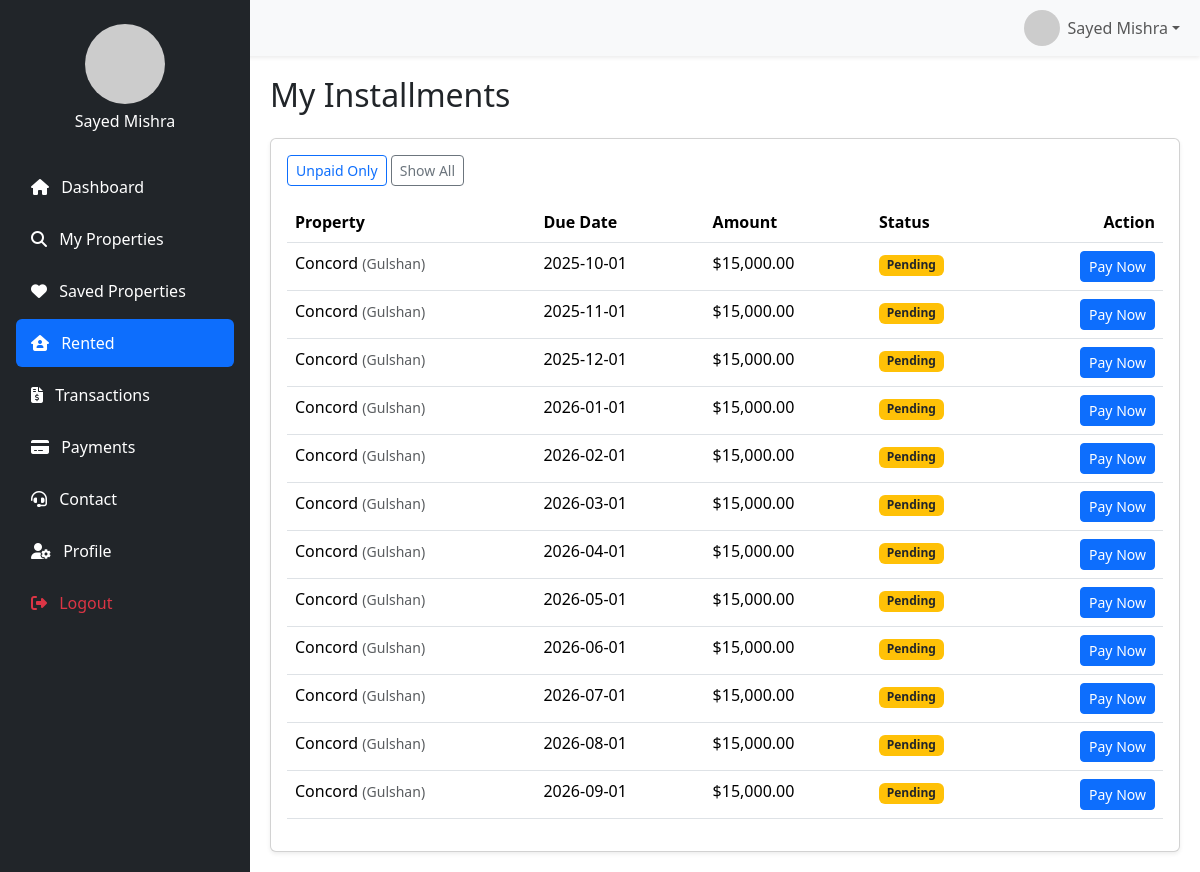
Page /clients/pages/rented.php (signed in) on the committed database.
### tables this page shows
CREATE TABLE `rental_payments` (
  `id` int(11) NOT NULL,
  `contract_id` int(11) NOT NULL,
  `client_id` int(11) NOT NULL,
  `due_date` date NOT NULL,
  `amount` decimal(12,2) NOT NULL,
  `paid_date` date DEFAULT NULL,
  `status` enum('Pending','Paid','Overdue') DEFAULT 'Pending',
  `created_at` timestamp NOT NULL DEFAULT current_timestamp()
);

CREATE TABLE `properties` (
  `id` int(11) NOT NULL,
  `category_id` int(11) DEFAULT NULL,
  `name` varchar(255) NOT NULL,
  `location` varchar(255) NOT NULL,
  `agent_id` int(11) DEFAULT NULL,
  `client_id` int(11) DEFAULT NULL,
  `price` decimal(12,2) NOT NULL,
  `photo` varchar(255) DEFAULT NULL,
  `status` enum('Available','Sold','Rented','Ongoing') DEFAULT 'Available',
  `description` text DEFAULT NULL,
  `created_at` timestamp NOT NULL DEFAULT current_timestamp()
);

### clients/pages/rented.php (the view, shortened to what this page needs)
<?php
require_once __DIR__ . "/../partials/header.php";
require_once __DIR__ . "/../partials/sidebar.php";
require_once __DIR__ . "/../partials/navbar.php";
$clientId = (int)$_SESSION['client_id'];
$filter = $_GET['status'] ?? 'unpaid';
$params = [':cid' => $clientId];
$sql = "
  SELECT rp.id AS payment_id, rp.due_date, rp.amount, rp.status,
         p.name AS property_name, p.location
  FROM rental_payments rp
  JOIN rental_contracts rc ON rp.contract_id = rc.id
  JOIN rented r            ON rc.rented_id = r.id
  JOIN properties p        ON r.property_id = p.id
  WHERE rp.client_id = :cid
";
if ($filter !== 'all') {
    $sql .= " AND rp.status <> 'Paid'";
}
$sql .= " ORDER BY rp.due_date ASC";
$stmt = $conn->prepare($sql);
$stmt->execute($params);
$rows = $stmt->fetchAll(PDO::FETCH_ASSOC);
?>
<div class="content">
    <h2 class="mb-4">My Installments</h2>
    <div class="card shadow-sm">
        <div class="card-body">
            <div class="mb-3">
                <a href="?status=unpaid" class="btn btn-outline-primary btn-sm">Unpaid Only</a>
                <a href="?status=all" class="btn btn-outline-secondary btn-sm">Show All</a>
            </div>
            <table class="table table-hover">
                <thead>
                    <tr>
                        <th>Property</th>
                        <th>Due Date</th>
                        <th>Amount</th>
                        <th>Status</th>
                        <th class="text-end">Action</th>
                    </tr>
                </thead>
                <tbody>
                    <?php if ($rows): ?>
                        <?php foreach ($rows as $r): ?>
                            <tr>
                                <td><?= htmlspecialchars($r['property_name']) ?> <small class="text-muted">(<?= htmlspecialchars($r['location']) ?>)</small></td>
                                <td><?= htmlspecialchars($r['due_date']) ?></td>
                                <td>$<?= number_format((float)$r['amount'], 2) ?></td>
                                <td>
                                    <span class="badge
                                        <?php if ($r['status']=='Paid') echo 'bg-success';
                                              elseif ($r['status']=='Overdue') echo 'bg-danger';
                                              else echo 'bg-warning text-dark'; ?>">
                                        <?= htmlspecialchars($r['status']) ?>
                                    </span>
                                </td>
                                <td class="text-end">
                                    <?php if ($r['status'] !== 'Paid'): ?>
                                        <form method="post" action="transaction.php" style="display:inline">
                                            <button type="submit" class="btn btn-sm btn-primary">Pay Now</button>
                                        </form>
                                    <?php else: ?>
                                        <button class="btn btn-sm btn-secondary" disabled>Paid</button>
                                    <?php endif; ?>
                                </td>
                            </tr>
                        <?php endforeach; ?>
                    <?php else: ?>
                        <tr><td colspan="5" class="text-center">No installments found.</td></tr>
                    <?php endif; ?>
                </tbody>
            </table>
        </div>
    </div>
</div>
<?php require_once __DIR__ . "/../partials/footer.php"; ?>

### clients/partials/header.php (shortened to what this page needs)
<!DOCTYPE html>
<html lang="en">
<head>
  <link href="https://cdn.jsdelivr.net/npm/bootstrap@5.3.2/dist/css/bootstrap.min.css" rel="stylesheet" />
  <link href="https://cdnjs.cloudflare.com/ajax/libs/font-awesome/6.5.1/css/all.min.css" rel="stylesheet" />
  <link rel="stylesheet" href="/RS/assets/css/style.css" />
</head>
<body>

### clients/partials/sidebar.php
<?php
$client_name = $_SESSION['client_name'] ?? 'Client';
$client_photo = $_SESSION['client_photo'] ?? 'https://via.placeholder.com/80?text=👤';
$current_page = basename($_SERVER['PHP_SELF']);
$menu = [
  ['Dashboard', 'dashboard.php', 'fa-home'],
  ['My Properties', 'properties.php', 'fa-search'],
  ['Saved Properties', 'saved_properties.php', 'fa-heart'],
  ['Rented', 'rented.php', 'fa-house-user'],
  ['Transactions', 'transaction.php', 'fa-file-invoice-dollar'],
  ['Payments', 'payments.php', 'fa-solid fa-credit-card'],
  ['Contact', 'chat.php', 'fa-headset'],
  ['Profile', 'profile.php', 'fa-user-cog']
];
$photo_path = filter_var($client_photo, FILTER_VALIDATE_URL)
    ? $client_photo
    : '../uploads/clients/' . $client_photo;
?>
<nav id="sidebar" class="sidebar bg-dark text-white">
  <div class="text-center py-4">
    <img src="<?= $photo_path ?>" alt="Profile" class="rounded-circle mb-2" width="80" height="80" />
    <h6><?= htmlspecialchars($client_name) ?></h6>
  </div>
  <ul class="nav flex-column px-3">
    <?php foreach ($menu as [$label, $link, $icon]):
      $active = ($current_page === $link) ? 'active' : '';
    ?>
      <li class="nav-item mb-1">
        <a href="<?= htmlspecialchars($link) ?>" class="nav-link text-white <?= $active ?>">
          <i class="fas <?= $icon ?> me-2"></i> <?= $label ?>
        </a>
      </li>
    <?php endforeach; ?>
    <li class="nav-item mt-auto">
      <a href="/RS/idx.php" class="nav-link text-danger">
        <i class="fas fa-sign-out-alt me-2"></i> Logout
      </a>
    </li>
  </ul>
</nav>

### clients/partials/navbar.php (shortened to what this page needs)
<?php
$user_name  = $_SESSION['client_name'] ?? 'Guest';
$user_photo = $_SESSION['client_photo'] ?? 'https://via.placeholder.com/36?text=👤';
if (!filter_var($user_photo, FILTER_VALIDATE_URL)) {
    $user_photo = '../uploads/clients/' . $user_photo;
}
?>
<nav class="navbar navbar-expand-lg navbar-light bg-light sticky-top shadow-sm">
    <div class="container-fluid">
        <a class="navbar-brand fw-bold" href="#">
        </a>
        <ul class="navbar-nav ms-auto align-items-center">
            <li class="nav-item dropdown">
                <a class="nav-link dropdown-toggle d-flex align-items-center" href="#" id="userDropdown" role="button" data-bs-toggle="dropdown" aria-expanded="false">
                    <img src="<?= htmlspecialchars($user_photo) ?>" alt="Profile" class="rounded-circle me-2" width="36" height="36" />
                    <span><?= htmlspecialchars($user_name) ?></span>
                </a>
            </li>
        </ul>
    </div>
</nav>

### clients/partials/footer.php (shortened to what this page needs)
</body>
</html>

### assets/css/style.css (style rules this page uses)
.navbar-nav { white-space: nowrap; }
.nav-link { padding: 0 12px; font-weight: 500; }
:root { --royal-purple-dark: #2c003e; --royal-purple-light: #4a148c; --accent-gold: #D4AF37; --text-light: #f8f9fa; --text-muted-light: #adb5bd; }

### clients/partials/header.php (style rules this page uses)
.sidebar { position: fixed; top: 0; left: 0; bottom: 0; width: 250px; background-color: #212529; transition: width 0.3s ease; overflow-x: hidden; z-index: 1040; }
.sidebar .nav-link { font-weight: 500; padding: 12px 15px; border-radius: 6px; }
.sidebar .nav-link:hover, .sidebar .nav-link.active { background-color: #0d6efd; color: #fff !important; }
.content { margin-left: 250px; padding: 20px; transition: margin-left 0.3s ease; }

### rows in the picture
rental_payments: properties.name "Concord", properties.location "Gulshan", due_date "2025-10-01", amount "15,000.00", status "Pending"
rental_payments: properties.name "Concord", properties.location "Gulshan", due_date "2025-11-01", amount "15,000.00", status "Pending"
rental_payments: properties.name "Concord", properties.location "Gulshan", due_date "2025-12-01", amount "15,000.00", status "Pending"
rental_payments: properties.name "Concord", properties.location "Gulshan", due_date "2026-01-01", amount "15,000.00", status "Pending"
rental_payments: properties.name "Concord", properties.location "Gulshan", due_date "2026-02-01", amount "15,000.00", status "Pending"
rental_payments: properties.name "Concord", properties.location "Gulshan", due_date "2026-03-01", amount "15,000.00", status "Pending"
rental_payments: properties.name "Concord", properties.location "Gulshan", due_date "2026-04-01", amount "15,000.00", status "Pending"
rental_payments: properties.name "Concord", properties.location "Gulshan", due_date "2026-05-01", amount "15,000.00", status "Pending"
rental_payments: properties.name "Concord", properties.location "Gulshan", due_date "2026-06-01", amount "15,000.00", status "Pending"
rental_payments: properties.name "Concord", properties.location "Gulshan", due_date "2026-07-01", amount "15,000.00", status "Pending"
rental_payments: properties.name "Concord", properties.location "Gulshan", due_date "2026-08-01", amount "15,000.00", status "Pending"
rental_payments: properties.name "Concord", properties.location "Gulshan", due_date "2026-09-01", amount "15,000.00", status "Pending"

### other values in the picture
$client_name "Sayed Mishra"
$label "Dashboard"
$label "My Properties"
$label "Saved Properties"
$label "Rented"
$label "Transactions"
$label "Payments"
$label "Contact"
$label "Profile"
$user_name "Sayed Mishra"
